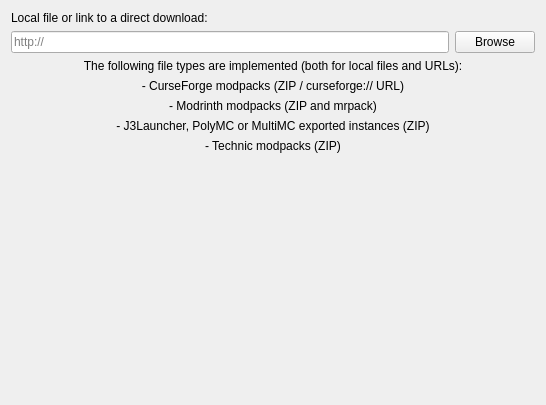
<?xml version="1.0" encoding="UTF-8"?>
<ui version="4.0">
 <class>ImportPage</class>
 <widget class="QWidget" name="ImportPage">
  <property name="geometry">
   <rect>
    <x>0</x>
    <y>0</y>
    <width>546</width>
    <height>405</height>
   </rect>
  </property>
  <layout class="QGridLayout" name="gridLayout">
   <item row="2" column="0">
    <widget class="QLineEdit" name="modpackEdit">
     <property name="placeholderText">
      <string notr="true">http://</string>
     </property>
    </widget>
   </item>
   <item row="2" column="1">
    <widget class="QPushButton" name="modpackBtn">
     <property name="text">
      <string>Browse</string>
     </property>
    </widget>
   </item>
   <item row="3" column="0" rowspan="2" colspan="2">
    <layout class="QVBoxLayout" name="verticalLayout">
     <item>
      <widget class="QLabel" name="label">
       <property name="text">
        <string>The following file types are implemented (both for local files and URLs):</string>
       </property>
       <property name="alignment">
        <set>Qt::AlignCenter</set>
       </property>
      </widget>
     </item>
     <item>
      <widget class="QLabel" name="label_5">
       <property name="text">
        <string>- CurseForge modpacks (ZIP / curseforge:// URL)</string>
       </property>
       <property name="alignment">
        <set>Qt::AlignCenter</set>
       </property>
      </widget>
     </item>
     <item>
      <widget class="QLabel" name="label_3">
       <property name="text">
        <string>- Modrinth modpacks (ZIP and mrpack)</string>
       </property>
       <property name="alignment">
        <set>Qt::AlignCenter</set>
       </property>
      </widget>
     </item>
     <item>
      <widget class="QLabel" name="label_2">
       <property name="text">
        <string>- J3Launcher, PolyMC or MultiMC exported instances (ZIP)</string>
       </property>
       <property name="alignment">
        <set>Qt::AlignCenter</set>
       </property>
      </widget>
     </item>
     <item>
      <widget class="QLabel" name="label_4">
       <property name="text">
        <string>- Technic modpacks (ZIP)</string>
       </property>
       <property name="alignment">
        <set>Qt::AlignCenter</set>
       </property>
      </widget>
     </item>
    </layout>
   </item>
   <item row="5" column="0" colspan="2">
    <spacer name="verticalSpacer">
     <property name="orientation">
      <enum>Qt::Vertical</enum>
     </property>
     <property name="sizeHint" stdset="0">
      <size>
       <width>20</width>
       <height>40</height>
      </size>
     </property>
    </spacer>
   </item>
   <item row="0" column="0" colspan="2">
    <widget class="QLabel" name="modpackLabel">
     <property name="text">
      <string>Local file or link to a direct download:</string>
     </property>
    </widget>
   </item>
  </layout>
 </widget>
 <resources/>
 <connections/>
</ui>
